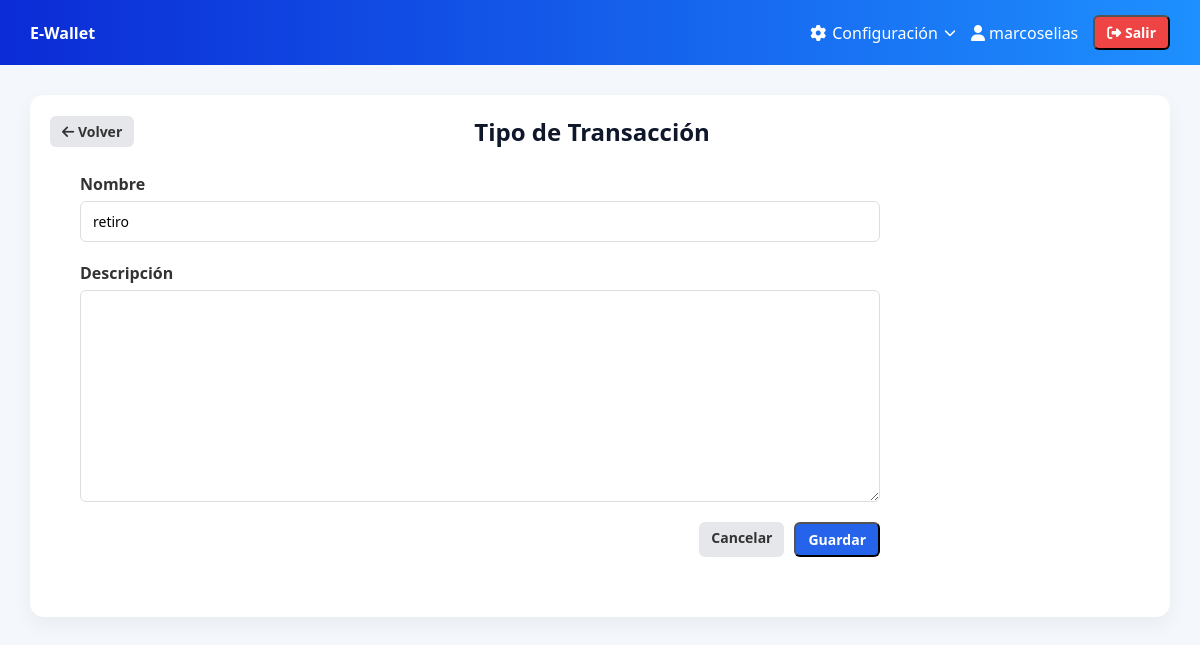
/types/2/edit/ (signed in), run on an earlier commit of the app's database.
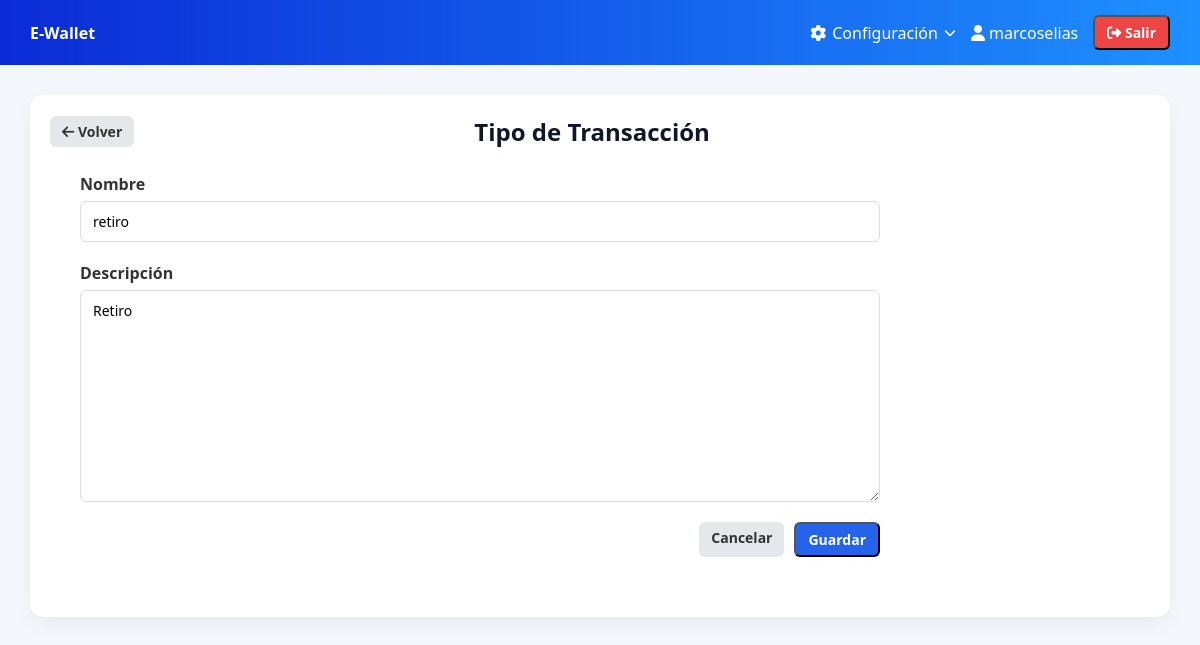
And on a later commit of the database.
### wallet/models.py (models this page shows, shortened)
class TransactionType(models.Model):
    TYPE_CHOICES = (
        ('deposit', 'Depósito'),
        ('withdraw', 'Retiro'),
    )
    code = models.CharField(max_length=20, choices=TYPE_CHOICES, unique=True)
    name = models.CharField(max_length=50)
    description = models.TextField(blank=True)

### wallet/views.py (the view)
# urls.py: path('types/<int:pk>/edit/', views.transaction_type_update, name='transaction_type_update'),
@login_required
def transaction_type_update(request, pk):
    type_obj = TransactionType.objects.get(pk=pk)
    if request.method == 'POST':
        form = TransactionTypeForm(request.POST, instance=type_obj)
        if form.is_valid():
            form.save()
            return redirect('transaction_type_list')
    else:
        form = TransactionTypeForm(instance=type_obj)
    return render(request, 'wallet/transaction_type_form.html', {'form': form})

### wallet/forms.py
class TransactionTypeForm(forms.ModelForm):
    class Meta:
        model = TransactionType
        fields = ['name', 'description']

### wallet/templates/wallet/transaction_type_form.html (shortened to what this page needs)
{% extends 'wallet/base.html' %}
{% block content %}
<div class="card">
    <div class="card-header flex-between">
        <a href="{% url 'transaction_type_list' %}" class="btn btn-secondary">
            <i class="fa-solid fa-arrow-left"></i> Volver
        </a>
        <h2>Tipo de Transacción</h2>
    </div>
    <div class="card-body">
        <form method="post" class="form-container">
            <div class="form-group">
                <label for="id_name">Nombre</label>
                {{ form.name }}
            </div>
            <div class="form-group">
                <label for="id_description">Descripción</label>
                {{ form.description }}
            </div>
            <div class="form-actions">
                <a href="{% url 'transaction_type_list' %}" class="btn btn-secondary">
                    Cancelar
                </a>
                <button type="submit" class="btn btn-primary">
                    Guardar
                </button>
            </div>
        </form>
    </div>
</div>
{% endblock %}

What changed in the data, as far as the page shows it:
changed TransactionType "retiro": description (not shown) → "Retiro"
